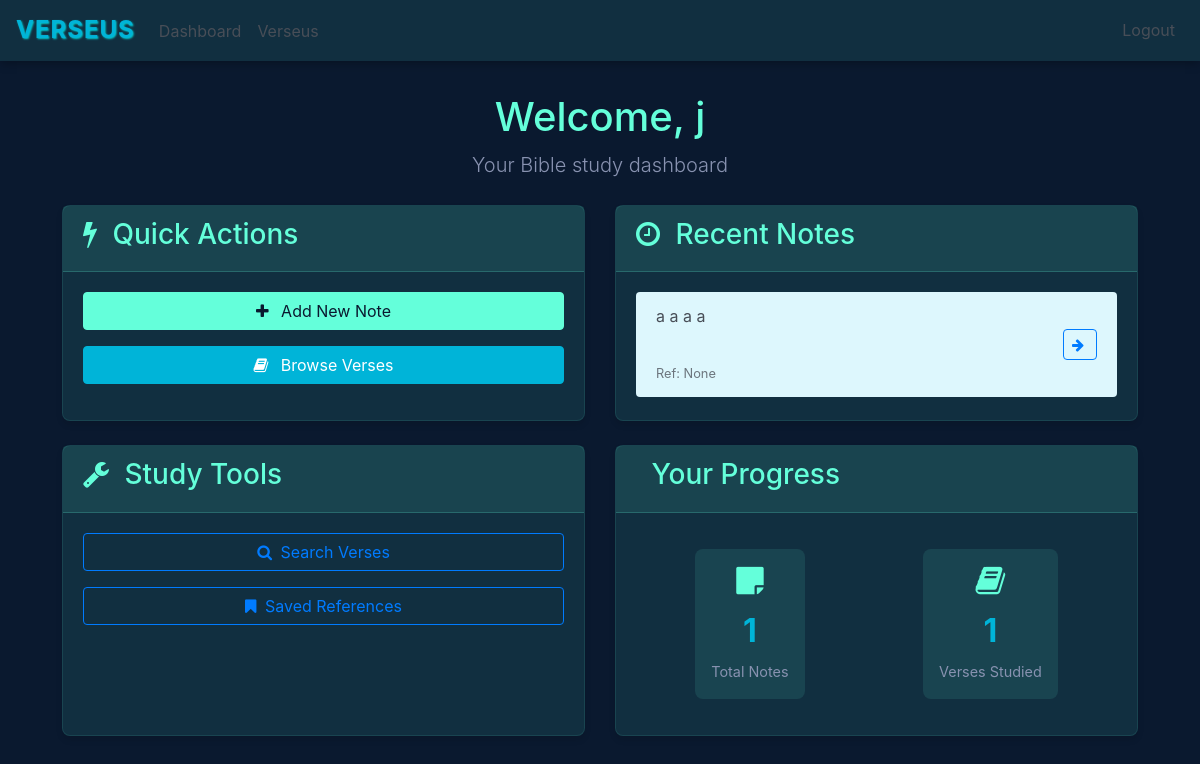
The page /home (signed in) on the database as committed earlier.
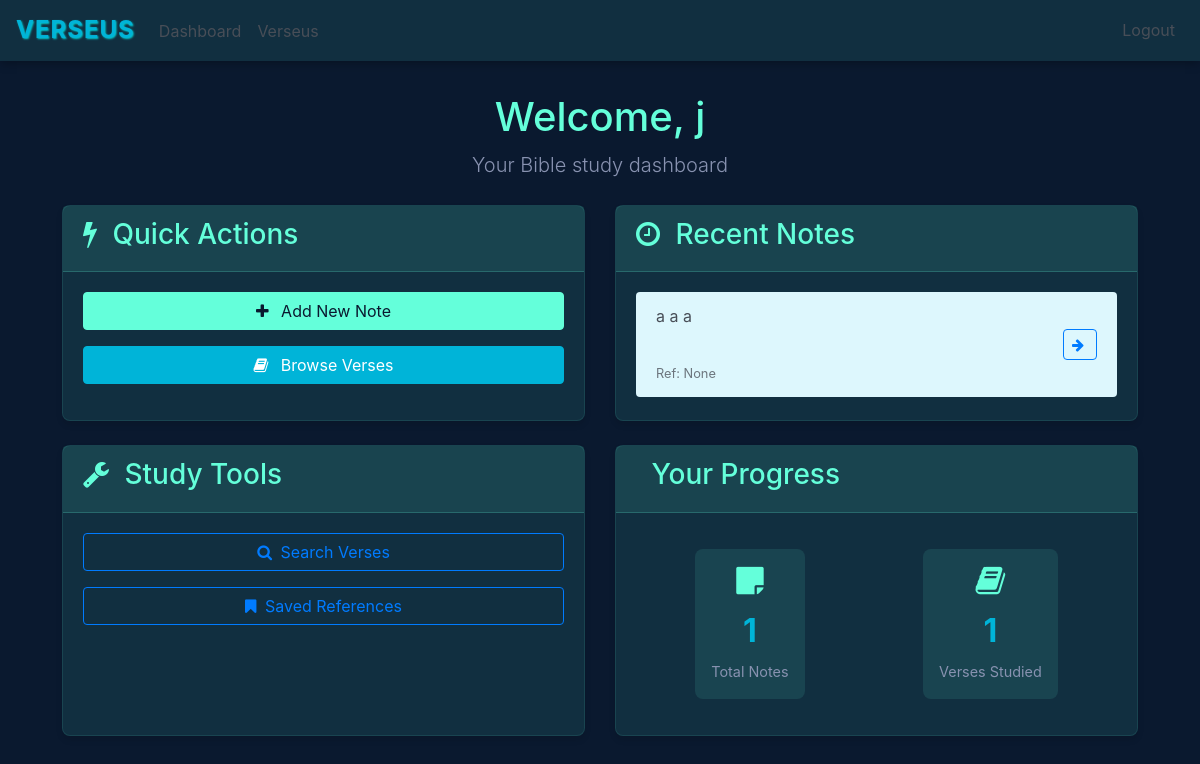
The same page on the database as committed later.
### website/models.py (models this page shows)
class User(db.Model, UserMixin):
    id = db.Column(db.Integer, primary_key=True)
    email = db.Column(db.String(150), unique=True)
    first_name = db.Column(db.String(150))
    password = db.Column(db.String(150))
    score = db.Column(db.Integer)
    notes = db.relationship('Note')

class Note(db.Model):
    id = db.Column(db.Integer, primary_key=True)
    data = db.Column(db.String(500))
    date = db.Column(db.DateTime(timezone=True), default=func.now())
    user_id = db.Column(db.Integer, db.ForeignKey('user.id'))
    data_blanked = db.Column(db.String(500))
    ref = db.Column(JSON)
    word_blank_positions = db.Column(JSON)
    completions = db.Column(db.Integer, default=0)

### website/views.py (the view)
@views.route('/home', methods=['GET'])
@login_required
def home():
    books_of_the_bible = [
    "Genesis", "Exodus", "Leviticus", "Numbers", "Deuteronomy",
    "Joshua", "Judges", "Ruth", "1 Samuel", "2 Samuel",
    "1 Kings", "2 Kings", "1 Chronicles", "2 Chronicles", "Ezra",
    "Nehemiah", "Esther", "Job", "Psalms", "Proverbs",
    "Ecclesiastes", "Song of Solomon", "Isaiah", "Jeremiah", "Lamentations",
    "Ezekiel", "Daniel", "Hosea", "Joel", "Amos",
    "Obadiah", "Jonah", "Micah", "Nahum", "Habakkuk",
    "Zephaniah", "Haggai", "Zechariah", "Malachi",
    "Matthew", "Mark", "Luke", "John", "Acts",
    "Romans", "1 Corinthians", "2 Corinthians", "Galatians", "Ephesians",
    "Philippians", "Colossians", "1 Thessalonians", "2 Thessalonians", "1 Timothy",
    "2 Timothy", "Titus", "Philemon", "Hebrews", "James",
    "1 Peter", "2 Peter", "1 John", "2 John", "3 John",
    "Jude", "Revelation"]
    return render_template("home.html", user=current_user, books=books_of_the_bible)

### website/__init__.py (called while the page is built)
def create_app():
    app = Flask(__name__)
    app.config['SECRET_KEY'] = os.environ.get('SECRET_KEY', os.urandom(32))
    app.config['SQLALCHEMY_DATABASE_URI'] = f'sqlite:///{DB_NAME}'
    db.init_app(app)
    @app.route('/favicon.ico')
    def favicon():
        return send_from_directory(app.static_folder, 'static/book_logo.png', mimetype='image/png')
    from .views import views
    from .auth import auth
    app.register_blueprint(views,url_prefix='/')
    app.register_blueprint(auth,url_prefix='/')
    from .models import User, Note
    create_database(app)
    login_manager = LoginManager()
    login_manager.login_view = "auth.login"
    login_manager.init_app(app)
    @login_manager.user_loader
    def load_user(id):
        return User.query.get(int(id))
    return app

### website/templates/home.html (shortened to what this page needs)
{% extends "base.html" %}
{% block content %}
<div class="dashboard-header mb-4">
    <h1>Welcome, {{ user.first_name }}</h1>
    <p class="lead">Your Bible study dashboard</p>
</div>
<div class="row">
    <div class="col-md-6 mb-4">
        <div class="card h-100">
            <div class="card-header">
                <h3><i class="fa fa-bolt"></i> Quick Actions</h3>
            </div>
            <div class="card-body">
                <div class="d-flex flex-column">
                    <a href="/add-note" class="btn btn-success mb-3">
                        <i class="fa fa-plus"></i> Add New Note
                    </a>
                    <a href="/verses" class="btn btn-primary mb-3">
                        <i class="fa fa-book"></i> Browse Verses
                    </a>
                </div>
            </div>
        </div>
    </div>
    <div class="col-md-6 mb-4">
        <div class="card h-100">
            <div class="card-header">
                <h3><i class="fa fa-clock-o"></i> Recent Notes</h3>
            </div>
            <div class="card-body">
                {% if user.notes %}
                <div class="list-group list-group-flush">
                    {% for note in user.notes[:3] %}
                    <div class="list-group-item">
                        <div class="d-flex justify-content-between align-items-center">
                            <div class="note-content">
                                <div class="note-text">{{ note.data[:50] }}{% if note.data|length > 50 %}...{% endif %}
                                </div>
                                <small class="text-muted">Ref: {{ note.ref }}</small>
                            </div>
                            <div class="note-actions">
                                <a href="/verses/{{ note.id }}" class="btn btn-sm btn-outline-primary">
                                    <i class="fa fa-arrow-right"></i>
                                </a>
                            </div>
                        </div>
                    </div>
                    {% endfor %}
                </div>
                {% else %}
                <p class="text-muted">No notes yet. Start by adding a new note!</p>
                {% endif %}
            </div>
        </div>
    </div>
    <div class="col-md-6 mb-4">
        <div class="card h-100">
            <div class="card-header">
                <h3><i class="fa fa-wrench"></i> Study Tools</h3>
            </div>
            <div class="card-body">
                <div class="d-flex flex-column">
                    <a href="/verses" class="btn btn-outline-primary mb-3">
                        <i class="fa fa-search"></i> Search Verses
                    </a>
                    <a href="/verses" class="btn btn-outline-primary mb-3">
                        <i class="fa fa-bookmark"></i> Saved References
                    </a>
                </div>
            </div>
        </div>
    </div>
    <div class="col-md-6 mb-4">
        <div class="card h-100">
            <div class="card-header">
                <h3> Your Progress</h3>
            </div>
            <div class="card-body">
                <div class="stats-container">
                    <div class="stat-item">
                        <i class="fa fa-sticky-note"></i>
                        <div class="stat-value">{{ user.notes|length }}</div>
                        <div class="stat-label">Total Notes</div>
                    </div>
                    <div class="stat-item">
                        <i class="fa fa-book"></i>
                        <div class="stat-value">{{ user.notes|length }}</div>
                        <div class="stat-label">Verses Studied</div>
                    </div>
                </div>
            </div>
        </div>
    </div>
</div>
{% endblock %}

### website/templates/base.html (shortened to what this page needs)
<!DOCTYPE html>
<html>
<head>
    <link rel="stylesheet" href="https://stackpath.bootstrapcdn.com/bootstrap/4.4.1/css/bootstrap.min.css"
 />
    <link rel="stylesheet" href="https://stackpath.bootstrapcdn.com/font-awesome/4.7.0/css/font-awesome.min.css"
 />
    <link rel="stylesheet" href="{{ url_for('static', filename='styles.css') }}" />
</head>
<body>
    <nav class="navbar navbar-expand-lg" style="align-items: center;">
        <a href=" /" class="text-logo">Verseus</a>
        <div class="collapse navbar-collapse d-flex" id="navbar">
            <div class="navbar-nav d-flex w-100" style="align-items: center;">
                <div class="d-flex mr-auto" style="padding-top: 0.2rem;">
                    {% if user.is_authenticated %}
                    <a class="nav-item nav-link" id="home" href="/home">Dashboard</a>
                    <a class="nav-item nav-link" id="verseus" href="/verses">Verseus</a>
                    {% else %}
                    <a class="nav-item nav-link" id="login" href="/login">Login</a>
                    <a class="nav-item nav-link" id="signUp" href="/sign-up">Sign Up</a>
                    {% endif %}
                </div>
                {% if user.is_authenticated %}
                <button class="btn btn-link nav-item nav-link ml-auto" id="logout"
                    onclick="window.location.href='/logout'">Logout</button>
                {% endif %}
            </div>
        </div>
    </nav>
    <div class="container">{% block content %} {% endblock %}</div>
</body>
</html>

### website/static/styles.css (style rules this page uses)
:root { --primary-dark: #0a192f; --secondary-dark: #112f40; --accent-green: #64ffda; --accent-blue: #00b4d8; --text-primary: #484e57; --text-secondary: #8892b0; --danger: #ff6b6b; --success: #4caf50; --cream: #ddf7fd; }
body { background-color: var(--primary-dark); color: var(--text-primary); font-family: 'Inter', -apple-system, BlinkMacSystemFont, 'Segoe UI', Roboto, Oxygen, Ubuntu, Cantarell, sans-serif; line-height: 1.6; margin: 0; padding: 0; min-height: 100vh; }
.navbar { background-color: var(--secondary-dark) !important; box-shadow: 0 2px 10px rgba(0, 0, 0, 0.3); }
.text-logo { color: var(--accent-blue); padding-right: 1rem; font-size: 24px; font-weight: bold; letter-spacing: 1px; text-transform: uppercase; text-shadow: 1px 1px 2px rgba(0, 227, 231, 0.866); }
.navbar-brand, .nav-link { color: var(--text-primary) !important; transition: color 0.3s ease; }
.card { background-color: var(--secondary-dark); border: 1px solid rgba(100, 255, 218, 0.1); border-radius: 8px; box-shadow: 0 4px 6px rgba(0, 0, 0, 0.1); transition: transform 0.3s ease, box-shadow 0.3s ease; }
.card-header { background-color: rgba(100, 255, 218, 0.1); border-bottom: 1px solid rgba(100, 255, 218, 0.2); color: var(--accent-green); }
.btn { border-radius: 4px; transition: all 0.3s ease; }
.btn-primary { background-color: var(--accent-blue); border-color: var(--accent-blue); }
.btn-success { background-color: var(--accent-green); border-color: var(--accent-green); color: var(--primary-dark); }
.btn-outline-primary i.fa { margin-right: 4px; }
.btn-outline-primary i.fa-arrow-right { transition: transform 0.3s ease; }
a { color: var(--accent-blue); text-decoration: none; transition: color 0.3s ease; }
.container { padding: 2rem; }
.note-content { flex: 1; min-width: 0; margin-right: 1rem; }
.note-text { white-space: pre-wrap; word-wrap: break-word; margin-bottom: 0.25rem; }
.note-actions { display: flex; align-items: center; flex-shrink: 0; }
.list-group-item { background-color: var(--cream); border-color: rgba(100, 255, 218, 0.1); margin-bottom: 0.5rem; border-radius: 4px !important; }
.list-group-item:last-child { margin-bottom: 0; }
.dashboard-header { text-align: center; margin-bottom: 2rem; }
.dashboard-header h1 { color: var(--accent-green); margin-bottom: 0.5rem; }
.dashboard-header .lead { color: var(--text-secondary); }
.card-header h3 i { margin-right: 0.5rem; color: var(--accent-green); }
.stats-container { display: flex; justify-content: space-around; align-items: center; padding: 1rem 0; }
.stat-item { text-align: center; padding: 1rem; border-radius: 8px; background-color: rgba(100, 255, 218, 0.1); transition: transform 0.3s ease; }
.stat-item i { font-size: 2rem; color: var(--accent-green); margin-bottom: 0.5rem; }
.stat-value { font-size: 2rem; font-weight: bold; color: var(--accent-blue); margin-bottom: 0.25rem; }
.stat-label { color: var(--text-secondary); font-size: 0.9rem; }
.btn i { margin-right: 0.5rem; }

Rows that differ between the two databases and show on the page:
changed Note "None": data "a a a a" → "a a a"
